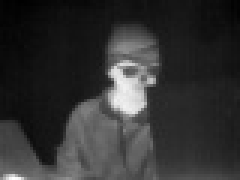
#> input picture u_received_file_5.jpg, 80 x 60 px, found by its file name (shown 3 times larger)
$ python temp.py   (Python 2 division)
#> lines starting #> are read from the running program, lines starting #| are printed output that depends on the picture; after the words box and inside, x2 and y2 are one past the last pixel; in counts of white or black regions, pixels touching at a corner belong together
def populate_gallery(title, url):
	import json
	import datetime


	now = datetime.datetime.now()
	f = open('/Users/abhi/Downloads/hackcu/gallery.js','rb')
	data = ''
	for line in f.readlines():
		temp = line.replace('\n',' ')
		data += temp

	photos = json.loads(data)
	photos['photos'] = []

	print photos
	title ='Hi'
	url =''

	temp = {u'title': u''+title, u'url': u''+url, u'location': u'Rescue location', u'date': u''+str(now), u'thumb_url': u''+url, u'id': u'1'}
	print temp
	photos['photos'].append(temp)
	print photos
	with open('/Users/abhi/Downloads/hackcu/gallery.js', 'w') as outfile:
     		json.dump(photos, outfile)
	f.close()


import numpy as np
import cv2
img = cv2.imread('/Users/abhi/Downloads/hackcu/Photo-Gallery/static/video/u_received_file_5.jpg')
#> img is the input picture: shape (60, 80, 3); min 0, max 254, mean 50
font = cv2.FONT_HERSHEY_SIMPLEX
cv2.putText(img,"Temp: 1", (20,10), cv2.FONT_HERSHEY_SIMPLEX, 0.25, (0,255,0))
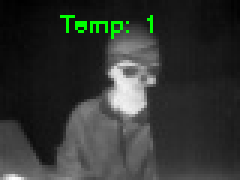
#> img: shape (60, 80, 3) (shown 3 times larger); 1.23% of pixels changed, all inside (x1, y1, x2, y2) = (20, 5, 51, 13)
cv2.imwrite('/Users/abhi/Downloads/hackcu/Photo-Gallery/static/video/u_received_file_5.jpg',img)
height, width, channels = img.shape
#> height = 60; width = 80; channels = 3
print height, width, channels
#| 60 80 3
